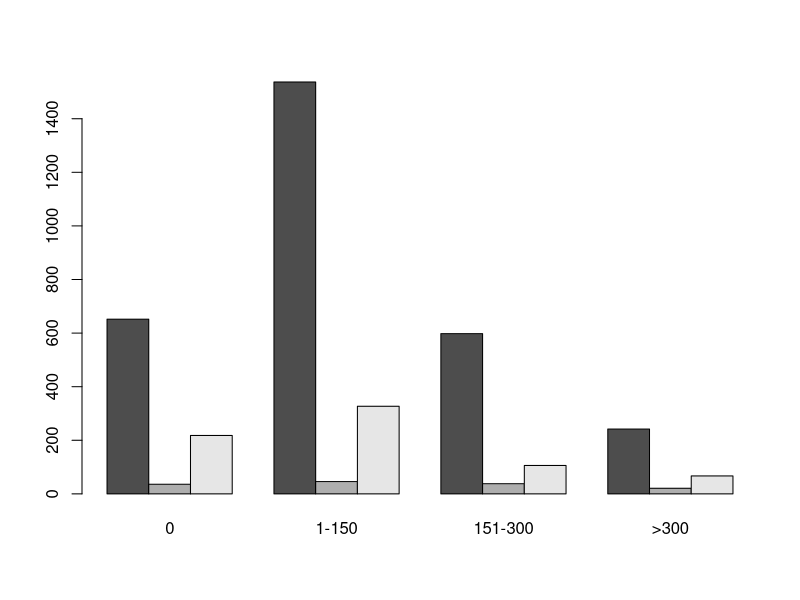
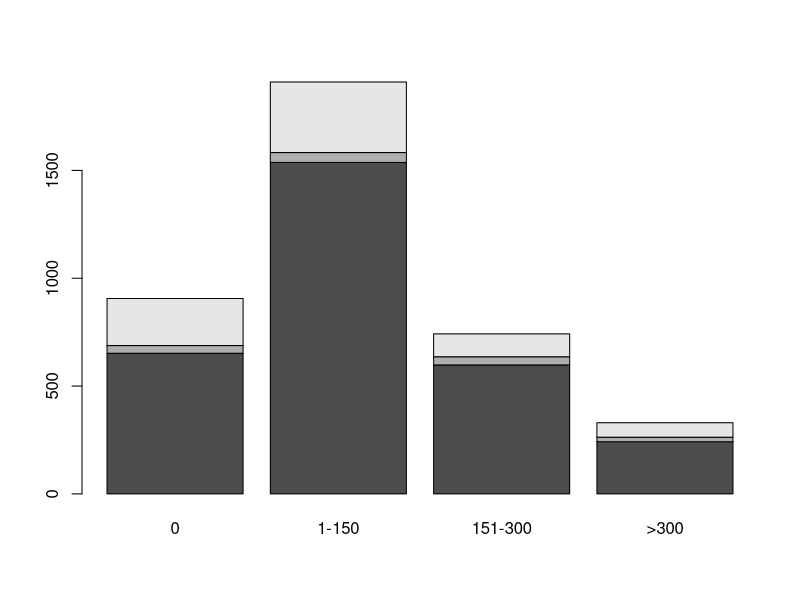
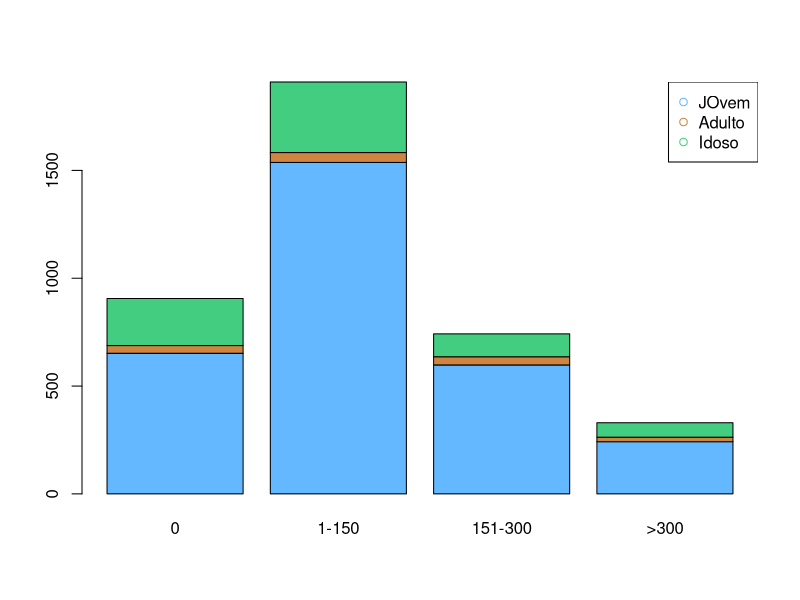
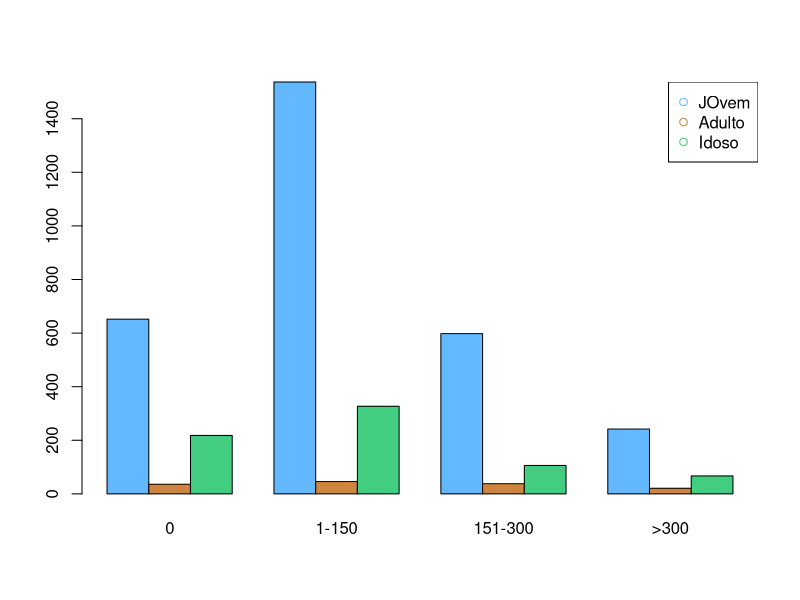
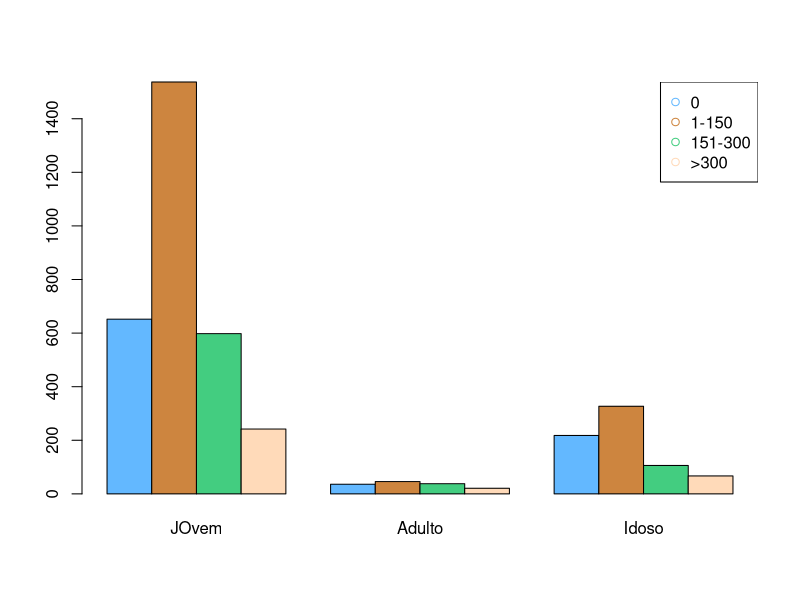

Write R code to recreate these figures, in order.
#Gráficos de Barras
?barplot

#Preparando os dados - número de casamentos em um Igreja de SP 
dados <- matrix(c(652,1537,598,242,36,46,38,21,218,327,106,67), nrow = 3, byrow = T)
dados

#Nomeando Linhas e Colunas na matriz
colnames(dados) <- c("0", "1-150", "151-300", ">300")
rownames(dados) <- c("JOvem", "Adulto", "Idoso")
dados

#Construindo o Barplot
barplot(dados, beside = T)

#Construindo um stacked Barplot - Grafico de barras empilhados, retira-se o beside(ao lado)
barplot(dados)

barplot(dados, col = c("steelblue1", "tan3", "seagreen3"))

#Crie uma legenda para o gráfico anterior 
colors()
legend("topright", pch = 1, col = c("steelblue1", "tan3", "seagreen3"), legend =  c("JOvem", "Adulto", "Idoso"))

#Coluna para cada faixa etária, mas na mesma faixa de quantidade
barplot(dados, beside = T, col = c("steelblue1", "tan3", "seagreen3"))
legend("topright", pch = 1, col = c("steelblue1", "tan3", "seagreen3"), legend =  c("JOvem", "Adulto", "Idoso"))

t(dados)
barplot(t(dados), beside = T, col = c("steelblue1", "tan3", "seagreen3", "peachpuff1"))
legend("topright", pch = 1, col = c("steelblue1", "tan3", "seagreen3", "peachpuff1"), legend = c("0", "1-150", "151-300", ">300"))
